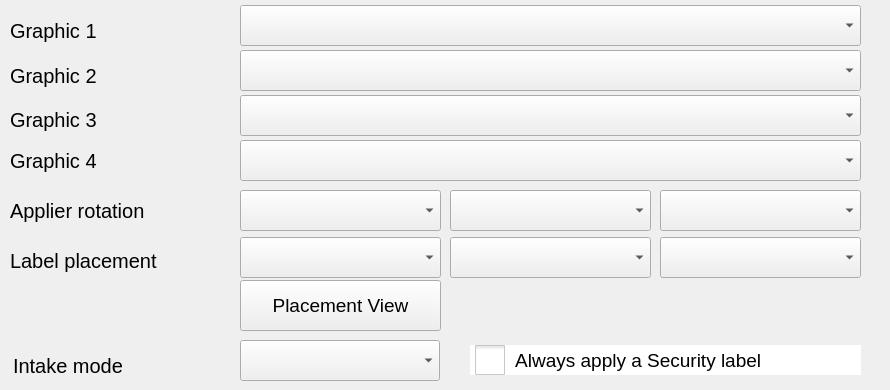
     <widget class="QWidget" name="tabLabelSupport">
      <attribute name="title">
       <string>Support</string>
      </attribute>
      <widget class="QWidget" name="wgtIntake" native="true">
       <property name="geometry">
        <rect>
         <x>10</x>
         <y>340</y>
         <width>871</width>
         <height>41</height>
        </rect>
       </property>
       <widget class="QLabel" name="lblIntakeMode">
        <property name="geometry">
         <rect>
          <x>3</x>
          <y>5</y>
          <width>231</width>
          <height>41</height>
         </rect>
        </property>
        <property name="sizePolicy">
         <sizepolicy hsizetype="Preferred" vsizetype="Preferred">
          <horstretch>0</horstretch>
          <verstretch>0</verstretch>
         </sizepolicy>
        </property>
        <property name="font">
         <font>
          <pointsize>15</pointsize>
         </font>
        </property>
        <property name="text">
         <string>Intake mode  </string>
        </property>
        <property name="alignment">
         <set>Qt::AlignLeading|Qt::AlignLeft|Qt::AlignVCenter</set>
        </property>
       </widget>
       <widget class="QCheckBox" name="cbApplySecurityLabel">
        <property name="geometry">
         <rect>
          <x>460</x>
          <y>5</y>
          <width>391</width>
          <height>30</height>
         </rect>
        </property>
        <property name="sizePolicy">
         <sizepolicy hsizetype="Preferred" vsizetype="Fixed">
          <horstretch>0</horstretch>
          <verstretch>0</verstretch>
         </sizepolicy>
        </property>
        <property name="font">
         <font>
          <pointsize>14</pointsize>
         </font>
        </property>
        <property name="styleSheet">
         <string notr="true">QCheckBox::indicator{
	width: 30px;
	height: 30px;
}
QCheckBox#cbApplySecurityLabel{
	background-color: rgb(255, 255, 255);
	padding-left: 5px;
}</string>
        </property>
        <property name="text">
         <string> Always apply a Security label</string>
        </property>
       </widget>
       <widget class="QComboBox" name="cboIntakeMode">
        <property name="geometry">
         <rect>
          <x>230</x>
          <y>0</y>
          <width>200</width>
          <height>41</height>
         </rect>
        </property>
        <property name="sizePolicy">
         <sizepolicy hsizetype="Preferred" vsizetype="Fixed">
          <horstretch>0</horstretch>
          <verstretch>0</verstretch>
         </sizepolicy>
        </property>
        <property name="minimumSize">
         <size>
          <width>200</width>
          <height>41</height>
         </size>
        </property>
        <property name="maximumSize">
         <size>
          <width>250</width>
          <height>41</height>
         </size>
        </property>
        <property name="font">
         <font>
          <pointsize>15</pointsize>
         </font>
        </property>
       </widget>
      </widget>
      <widget class="QWidget" name="wgtRotation" native="true">
       <property name="geometry">
        <rect>
         <x>10</x>
         <y>180</y>
         <width>871</width>
         <height>101</height>
        </rect>
       </property>
       <widget class="QLabel" name="lblApplierRotation">
        <property name="geometry">
         <rect>
          <x>0</x>
          <y>10</y>
          <width>231</width>
          <height>41</height>
         </rect>
        </property>
        <property name="sizePolicy">
         <sizepolicy hsizetype="Preferred" vsizetype="Preferred">
          <horstretch>0</horstretch>
          <verstretch>0</verstretch>
         </sizepolicy>
        </property>
        <property name="font">
         <font>
          <pointsize>15</pointsize>
         </font>
        </property>
        <property name="text">
         <string>Applier rotation</string>
        </property>
        <property name="alignment">
         <set>Qt::AlignLeading|Qt::AlignLeft|Qt::AlignVCenter</set>
        </property>
       </widget>
       <widget class="QComboBox" name="cboSecondApplierRotation">
        <property name="geometry">
         <rect>
          <x>440</x>
          <y>10</y>
          <width>201</width>
          <height>41</height>
         </rect>
        </property>
        <property name="sizePolicy">
         <sizepolicy hsizetype="Fixed" vsizetype="Fixed">
          <horstretch>0</horstretch>
          <verstretch>0</verstretch>
         </sizepolicy>
        </property>
        <property name="minimumSize">
         <size>
          <width>201</width>
          <height>41</height>
         </size>
        </property>
        <property name="maximumSize">
         <size>
          <width>201</width>
          <height>41</height>
         </size>
        </property>
        <property name="font">
         <font>
          <pointsize>15</pointsize>
         </font>
        </property>
       </widget>
       <widget class="QComboBox" name="cboThirdLabelPlacement">
        <property name="geometry">
         <rect>
          <x>650</x>
          <y>57</y>
          <width>201</width>
          <height>41</height>
         </rect>
        </property>
        <property name="sizePolicy">
         <sizepolicy hsizetype="Fixed" vsizetype="Fixed">
          <horstretch>0</horstretch>
          <verstretch>0</verstretch>
         </sizepolicy>
        </property>
        <property name="minimumSize">
         <size>
          <width>201</width>
          <height>41</height>
         </size>
        </property>
        <property name="maximumSize">
         <size>
          <width>201</width>
          <height>41</height>
         </size>
        </property>
        <property name="font">
         <font>
          <pointsize>15</pointsize>
         </font>
        </property>
       </widget>
       <widget class="QComboBox" name="cboPrimaryApplierRotation">
        <property name="geometry">
         <rect>
          <x>230</x>
          <y>10</y>
          <width>201</width>
          <height>41</height>
         </rect>
        </property>
        <property name="sizePolicy">
         <sizepolicy hsizetype="Fixed" vsizetype="Fixed">
          <horstretch>0</horstretch>
          <verstretch>0</verstretch>
         </sizepolicy>
        </property>
        <property name="minimumSize">
         <size>
          <width>201</width>
          <height>41</height>
         </size>
        </property>
        <property name="maximumSize">
         <size>
          <width>201</width>
          <height>41</height>
         </size>
        </property>
        <property name="font">
         <font>
          <pointsize>15</pointsize>
         </font>
        </property>
       </widget>
       <widget class="QComboBox" name="cboSecondLabelPlacement">
        <property name="geometry">
         <rect>
          <x>440</x>
          <y>57</y>
          <width>201</width>
          <height>41</height>
         </rect>
        </property>
        <property name="sizePolicy">
         <sizepolicy hsizetype="Fixed" vsizetype="Fixed">
          <horstretch>0</horstretch>
          <verstretch>0</verstretch>
         </sizepolicy>
        </property>
        <property name="minimumSize">
         <size>
          <width>201</width>
          <height>41</height>
         </size>
        </property>
        <property name="maximumSize">
         <size>
          <width>201</width>
          <height>41</height>
         </size>
        </property>
        <property name="font">
         <font>
          <pointsize>15</pointsize>
         </font>
        </property>
       </widget>
       <widget class="QComboBox" name="cboThirdApplierRotation">
        <property name="geometry">
         <rect>
          <x>650</x>
          <y>10</y>
          <width>201</width>
          <height>41</height>
         </rect>
        </property>
        <property name="sizePolicy">
         <sizepolicy hsizetype="Fixed" vsizetype="Fixed">
          <horstretch>0</horstretch>
          <verstretch>0</verstretch>
         </sizepolicy>
        </property>
        <property name="minimumSize">
         <size>
          <width>201</width>
          <height>41</height>
         </size>
        </property>
        <property name="maximumSize">
         <size>
          <width>201</width>
          <height>41</height>
         </size>
        </property>
        <property name="font">
         <font>
          <pointsize>15</pointsize>
         </font>
        </property>
       </widget>
       <widget class="QLabel" name="lblLabelPlacement">
        <property name="geometry">
         <rect>
          <x>0</x>
          <y>60</y>
          <width>231</width>
          <height>41</height>
         </rect>
        </property>
        <property name="sizePolicy">
         <sizepolicy hsizetype="Preferred" vsizetype="Preferred">
          <horstretch>0</horstretch>
          <verstretch>0</verstretch>
         </sizepolicy>
        </property>
        <property name="font">
         <font>
          <pointsize>15</pointsize>
         </font>
        </property>
        <property name="text">
         <string>Label placement</string>
        </property>
        <property name="alignment">
         <set>Qt::AlignLeading|Qt::AlignLeft|Qt::AlignVCenter</set>
        </property>
       </widget>
       <widget class="QComboBox" name="cboPrimaryLabelPlacement">
        <property name="geometry">
         <rect>
          <x>230</x>
          <y>57</y>
          <width>201</width>
          <height>41</height>
         </rect>
        </property>
        <property name="sizePolicy">
         <sizepolicy hsizetype="Fixed" vsizetype="Fixed">
          <horstretch>0</horstretch>
          <verstretch>0</verstretch>
         </sizepolicy>
        </property>
        <property name="minimumSize">
         <size>
          <width>201</width>
          <height>41</height>
         </size>
        </property>
        <property name="maximumSize">
         <size>
          <width>201</width>
          <height>41</height>
         </size>
        </property>
        <property name="font">
         <font>
          <pointsize>15</pointsize>
         </font>
        </property>
       </widget>
      </widget>
      <widget class="QWidget" name="wgtNotWrapper" native="true">
       <property name="geometry">
        <rect>
         <x>10</x>
         <y>-10</y>
         <width>871</width>
         <height>191</height>
        </rect>
       </property>
       <widget class="QLabel" name="label_19">
        <property name="geometry">
         <rect>
          <x>0</x>
          <y>20</y>
          <width>231</width>
          <height>41</height>
         </rect>
        </property>
        <property name="font">
         <font>
          <pointsize>15</pointsize>
         </font>
        </property>
        <property name="text">
         <string>Graphic 1</string>
        </property>
        <property name="alignment">
         <set>Qt::AlignLeading|Qt::AlignLeft|Qt::AlignVCenter</set>
        </property>
       </widget>
       <widget class="QComboBox" name="cb4Graphic1">
        <property name="geometry">
         <rect>
          <x>230</x>
          <y>15</y>
          <width>621</width>
          <height>41</height>
         </rect>
        </property>
        <property name="sizePolicy">
         <sizepolicy hsizetype="Preferred" vsizetype="Preferred">
          <horstretch>0</horstretch>
          <verstretch>0</verstretch>
         </sizepolicy>
        </property>
        <property name="minimumSize">
         <size>
          <width>621</width>
          <height>41</height>
         </size>
        </property>
        <property name="maximumSize">
         <size>
          <width>621</width>
          <height>1</height>
         </size>
        </property>
        <property name="font">
         <font>
          <pointsize>15</pointsize>
         </font>
        </property>
       </widget>
       <widget class="QLabel" name="label_21">
        <property name="geometry">
         <rect>
          <x>0</x>
          <y>109</y>
          <width>231</width>
          <height>41</height>
         </rect>
        </property>
        <property name="font">
         <font>
          <pointsize>15</pointsize>
         </font>
        </property>
        <property name="text">
         <string>Graphic 3</string>
        </property>
        <property name="alignment">
         <set>Qt::AlignLeading|Qt::AlignLeft|Qt::AlignVCenter</set>
        </property>
       </widget>
       <widget class="QLabel" name="label_20">
        <property name="geometry">
         <rect>
          <x>0</x>
          <y>65</y>
          <width>231</width>
          <height>41</height>
         </rect>
        </property>
        <property name="font">
         <font>
          <pointsize>15</pointsize>
         </font>
        </property>
        <property name="text">
         <string>Graphic 2</string>
        </property>
        <property name="alignment">
         <set>Qt::AlignLeading|Qt::AlignLeft|Qt::AlignVCenter</set>
        </property>
       </widget>
       <widget class="QComboBox" name="cb4Graphic4">
        <property name="geometry">
         <rect>
          <x>230</x>
          <y>150</y>
          <width>621</width>
          <height>41</height>
         </rect>
        </property>
        <property name="sizePolicy">
         <sizepolicy hsizetype="Preferred" vsizetype="Preferred">
          <horstretch>0</horstretch>
          <verstretch>0</verstretch>
         </sizepolicy>
        </property>
        <property name="minimumSize">
         <size>
          <width>621</width>
          <height>41</height>
         </size>
        </property>
        <property name="maximumSize">
         <size>
          <width>621</width>
          <height>1</height>
         </size>
        </property>
        <property name="font">
         <font>
          <pointsize>15</pointsize>
         </font>
        </property>
       </widget>
       <widget class="QComboBox" name="cb4Graphic3">
        <property name="geometry">
         <rect>
          <x>230</x>
          <y>105</y>
          <width>621</width>
          <height>41</height>
         </rect>
        </property>
        <property name="sizePolicy">
         <sizepolicy hsizetype="Preferred" vsizetype="Preferred">
          <horstretch>0</horstretch>
          <verstretch>0</verstretch>
         </sizepolicy>
        </property>
        <property name="minimumSize">
         <size>
          <width>621</width>
          <height>41</height>
         </size>
        </property>
        <property name="maximumSize">
         <size>
          <width>621</width>
          <height>1</height>
         </size>
        </property>
        <property name="font">
         <font>
          <pointsize>15</pointsize>
         </font>
        </property>
       </widget>
       <widget class="QLabel" name="label_22">
        <property name="geometry">
         <rect>
          <x>0</x>
          <y>150</y>
          <width>231</width>
          <height>41</height>
         </rect>
        </property>
        <property name="font">
         <font>
          <pointsize>15</pointsize>
         </font>
        </property>
        <property name="text">
         <string>Graphic 4</string>
        </property>
        <property name="alignment">
         <set>Qt::AlignLeading|Qt::AlignLeft|Qt::AlignVCenter</set>
        </property>
       </widget>
       <widget class="QComboBox" name="cb4Graphic2">
        <property name="geometry">
         <rect>
          <x>230</x>
          <y>60</y>
          <width>621</width>
          <height>41</height>
         </rect>
        </property>
        <property name="sizePolicy">
         <sizepolicy hsizetype="Preferred" vsizetype="Preferred">
          <horstretch>0</horstretch>
          <verstretch>0</verstretch>
         </sizepolicy>
        </property>
        <property name="minimumSize">
         <size>
          <width>621</width>
          <height>41</height>
         </size>
        </property>
        <property name="maximumSize">
         <size>
          <width>621</width>
          <height>1</height>
         </size>
        </property>
        <property name="font">
         <font>
          <pointsize>15</pointsize>
         </font>
        </property>
       </widget>
      </widget>
      <widget class="QPushButton" name="butPlacementView">
       <property name="geometry">
        <rect>
         <x>240</x>
         <y>280</y>
         <width>201</width>
         <height>51</height>
        </rect>
       </property>
       <property name="minimumSize">
        <size>
         <width>0</width>
         <height>51</height>
        </size>
       </property>
       <property name="maximumSize">
        <size>
         <width>16777215</width>
         <height>51</height>
        </size>
       </property>
       <property name="font">
        <font>
         <pointsize>14</pointsize>
        </font>
       </property>
       <property name="text">
        <string>Placement View</string>
       </property>
      </widget>
     </widget>
